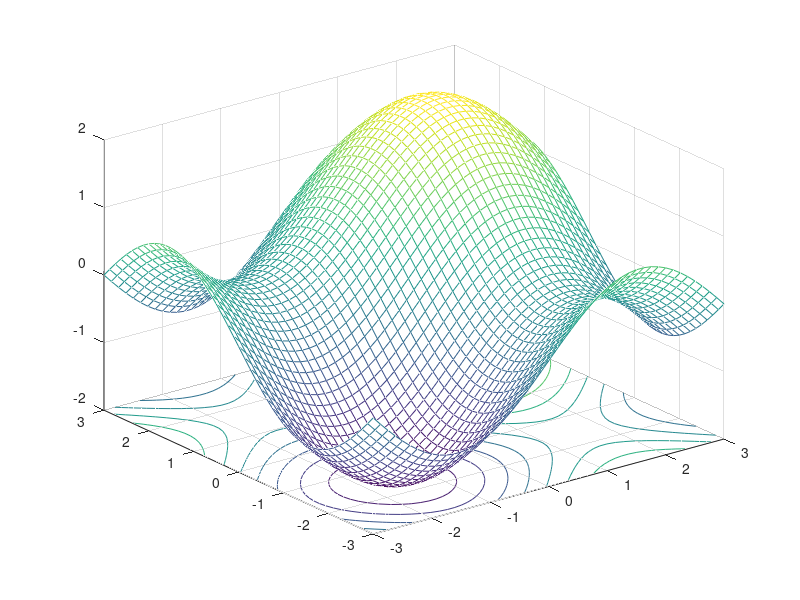

The MATLAB source for this figure:

%------------------------------
[X,Y] = meshgrid(-3:.125:3);
size(X);
size(Y);
Z = peaks(X,Y);
size(Z)
meshc(X,Y,Z);
axis([-3 3 -3 3 -10 5]);
%----------------------------------
[X,Y] = meshgrid(-3:.125:3);
[Rows, Cols] = size(X);
for r = 1:Rows
    for c = 1:Cols
        Z(r,c) = sin(X(r,c)) + sin(Y(r,c));
    end
end
meshc(X,Y,Z);
%----------------------------------